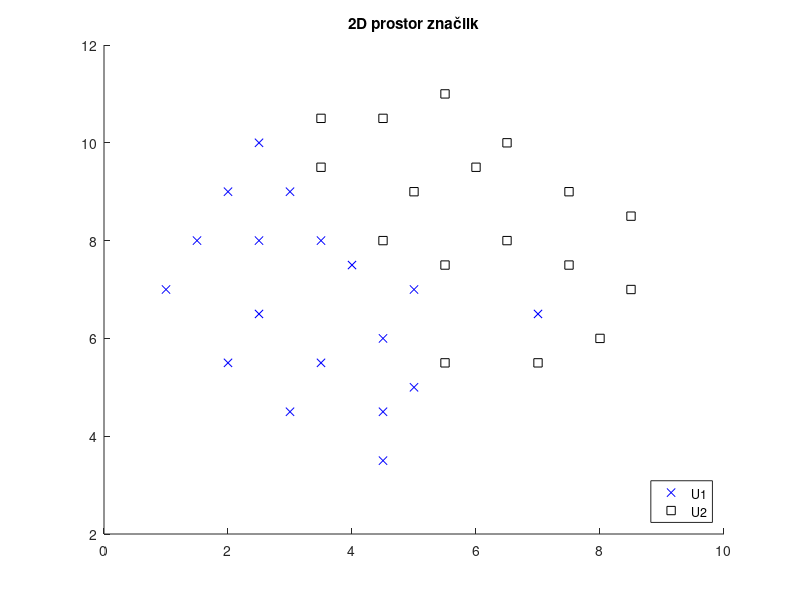
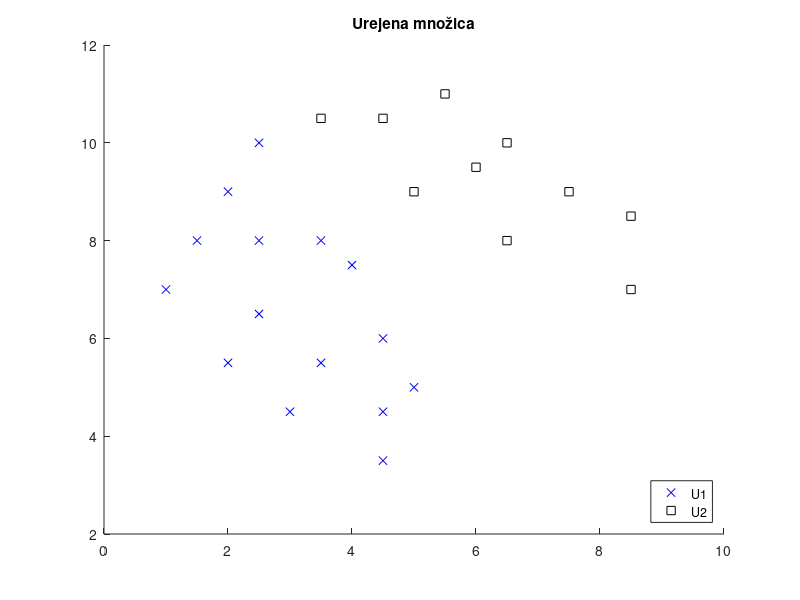
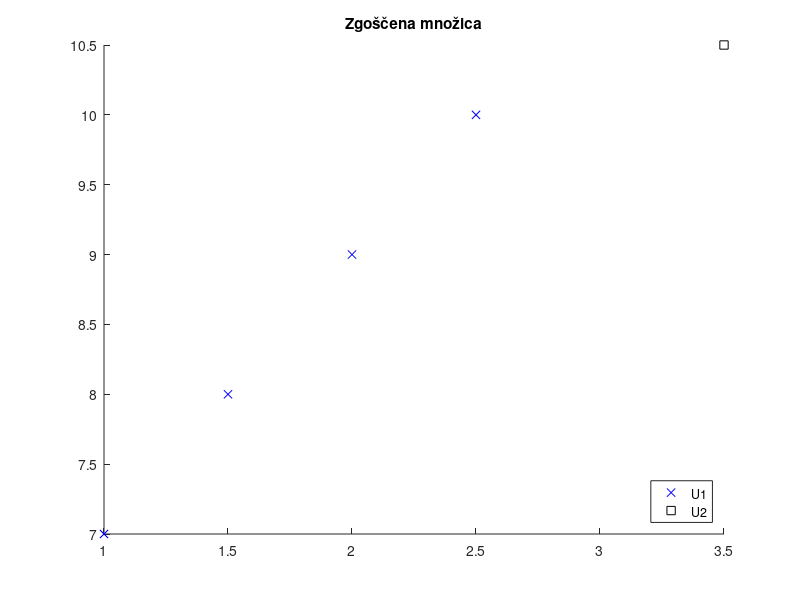

Write the MATLAB code that produced these figures, in order.


%  All rights reserved. Licensed under the Academic Free License version R2020b.
% 
%  
% 
%  Poročilo predstavi bistvo razvrščanja s prileganjem ...

%dodamo vsakemu vzorcu še kateremu razredu pripada
U1 = [1,7,1; 1.5,8,1; 2,5.5,1; 2,9,1; 2.5,6.5,1; 2.5,8,1; 2.5,10,1; 3,4.5,1;3,9,1;
    3.5,5.5,1; 3.5,8,1; 4,7.5,1; 4.5,3.5,1; 4.5,4.5,1; 4.5,6,1; 5,5,1; 5,7,1; 7,6.5,1];

U2 = [3.5,9.5,2; 3.5,10.5,2; 4.5,8,2; 4.5,10.5,2; 5,9,2; 5.5,5.5,2; 5.5,7.5,2; 5.5,11,2; 
    6,9.5,2; 6.5,8,2; 6.5,10,2; 7,5.5,2; 7.5,7.5,2; 7.5,9,2; 8,6,2; 8.5,7,2; 8.5,8.5,2];

U12 = [U1; U2];

figure %2D prostor vsi vzorci
for i = 1:1:18
    hold on
    Prva = plot(U1(i,1),U1(i,2),'bx');
    
end

for i = 1:1:17
    hold on
    Druga = plot(U2(i,1),U2(i,2),'ks');
end
title('2D prostor značilk')
legend ([Prva,Druga],'U1', 'U2','Location', 'SouthEast')

%1-NN prvi preizkus razpoznavanja

Evklid = zeros(35,35);
rezultat = zeros(35, 1);%uspešnost

%računamo evklidsko razdaljo do vseh vzorcev
for i = 1:1:35     
    for j = 1:1:35      
          Evklid(i, j) = sqrt((U12(j,1) - U12(i,1))^2 + (U12(j,2) - U12(i,2))^2);  
          if i == j
              Evklid(i, j) = inf;
          end
    end
end

%iskanje najmanjše razdalje
minEvklid = Evklid;
[Mnoz1,I1] = min(minEvklid,[],2);
for i = 1:1:35
    minEvklid(i, I1(i)) = inf;
end
[Mnoz2,I2] = min(minEvklid, [],2); 

%določanje pravilnosti razvrščanja
for i = 1:1:35 
    if i<=18
        if I1(i)<= 18
            if (Mnoz1(i)==Mnoz2(i)) && I1(i)> 18
                rezultat(i) = inf;
            else
                rezultat(i) = 1;
            end
        else
            if Mnoz1(i)==Mnoz2(i)
                rezultat(i) = inf;
            else
                rezultat(i) = 0;
            end
        end
    end

    if i>18
        if I1(i)> 18
            if (Mnoz1(i)==Mnoz2(i)) && I1(i)<= 18
                rezultat(i) = inf;
            else
                rezultat(i) = 1;
            end
        else
            if Mnoz1(i)==Mnoz2(i)
                rezultat(i) = inf;
            else
                rezultat(i) = 0;
            end
        end
    end
end

%odstotek pravilno razvrščenih
prav = 0;
for i = 1:1:35
    if rezultat(i) <=1
        prav = prav + rezultat(i);
    end
end
Rpr = (prav*100)/35;
JA=['Povprečna pravilnost razpoznavanja : ',num2str(Rpr)];
disp(JA)

%urejanje & zgoščanje%

% izločimo napačno razvrščene 
U1_2 = zeros (25, 3); 
j = 1;
for i = 1:1:35
    if rezultat(i) == 1
        U1_2(j,:) = U12(i,:);
        j = j+1;
    end
end
    
figure 
title('Urejena množica')
for i = 1:1:15
    hold on
    Prva = plot(U1_2(i,1),U1_2(i,2),'bx');
end
for i = 16:1:25
    hold on
    Druga = plot(U1_2(i,1),U1_2(i,2),'ks');
end
legend ([Prva,Druga],'U1', 'U2','Location', 'SouthEast')
%zgoščevanje--->
%1preverajanje 1elemnt v store ostale v grabbag
 STORE = U1_2(1,:);
 GRABBAG = U1_2(2:25,:);
 
Evklid_urejena = zeros (1,length(GRABBAG) );
rezultat_urejena = zeros (length(GRABBAG) , 1);%uspešnost 

for i = 1:1:1  
    for j = 1:1:length(GRABBAG)     
          Evklid_urejena(i, j) = sqrt((GRABBAG(j,1) - STORE(i,1))^2 + (GRABBAG(j,2) - STORE(i,2))^2);  
          
    end
end
%najmanjša razdalja
[M_urejena,I_urejena] = min(Evklid_urejena,[],1);
%določanje pravilnosti razvrščanja
for i = 1:1:length(GRABBAG) 
    if GRABBAG(i,3) == STORE (I_urejena(i),3)
        rezultat_urejena(i) = 1;
    else
        rezultat_urejena(i) = 0;
    end
end

%Napačno razvrščen
[M_napaka,I_napaka] = min(rezultat_urejena);

%2 preverjanje[ponavljamo toliko iteracij dokler ne pride najboljše
%razpoznavanje
 STORE = [STORE; GRABBAG(I_napaka,:)];
 GRABBAGdva = [GRABBAG(1:(I_napaka-1),:); GRABBAG((I_napaka+1):length(GRABBAG),:)];
  
Evklid_urejena = zeros (2,length(GRABBAGdva) );
rezultat_urejena = zeros (length(GRABBAGdva) , 1);          
for i = 1:1:2      
    for j = 1:1:length(GRABBAGdva)      
          Evklid_urejena(i, j) = sqrt((GRABBAGdva(j,1) - STORE(i,1))^2 + (GRABBAGdva(j,2) - STORE(i,2))^2);  
          
    end
end
[M_urejena,I_urejena] = min(Evklid_urejena,[],1); 

for i = 1:1:length(GRABBAGdva)
    if GRABBAGdva(i,3) == STORE (I_urejena(i),3)
        rezultat_urejena(i) = 1;
    else
        rezultat_urejena(i) = 0;
    end
end

[M_napaka,I_napaka] = min(rezultat_urejena);


%3preverjanje
 STORE = [STORE; GRABBAGdva(I_napaka,:)];
 GRABBAGtri = [GRABBAGdva(1:(I_napaka-1),:); GRABBAGdva((I_napaka+1):length(GRABBAGdva),:)];
 
Evklid_urejena = zeros (3,length(GRABBAGtri) );
rezultat_urejena = zeros (length(GRABBAGtri) , 1);  

for i = 1:1:3      
    for j = 1:1:length(GRABBAGtri)      
          Evklid_urejena(i, j) = sqrt((GRABBAGtri(j,1) - STORE(i,1))^2 + (GRABBAGtri(j,2) - STORE(i,2))^2);
    end
end


[M_urejena,I_urejena] = min(Evklid_urejena,[],1);

for i = 1:1:length(GRABBAGtri) 
    if GRABBAGtri(i,3) == STORE (I_urejena(i),3)
        rezultat_urejena(i) = 1;
    else
        rezultat_urejena(i) = 0;
    end
end

[M_napaka,I_napaka] = min(rezultat_urejena);


%4preverjanje
 STORE = [STORE; GRABBAGtri(I_napaka,:)];
 GRABBAGstiri = [GRABBAGtri(1:(I_napaka-1),:); GRABBAGtri((I_napaka+1):length(GRABBAGtri),:)];
 
Evklid_urejena = zeros (4,length(GRABBAGstiri) );
rezultat_urejena = zeros (length(GRABBAGstiri) , 1);   

for i = 1:1:4      
    for j = 1:1:length(GRABBAGstiri)     
          Evklid_urejena(i, j) = sqrt((GRABBAGstiri(j,1) - STORE(i,1))^2 + (GRABBAGstiri(j,2) - STORE(i,2))^2);  
    end
end

[M_urejena,I_urejena] = min(Evklid_urejena,[],1); 

for i = 1:1:length(GRABBAGstiri) 
    if GRABBAGstiri(i,3) == STORE (I_urejena(i),3)
        rezultat_urejena(i) = 1;
    else
        rezultat_urejena(i) = 0;
    end
end

[M_napaka,I_napaka] = min(rezultat_urejena);
 

%5preverjanje
 STORE = [STORE; GRABBAGstiri(I_napaka,:)];
 GRABBAGpet = [GRABBAGstiri(1:(I_napaka-1),:); GRABBAGstiri((I_napaka+1):length(GRABBAGstiri),:)];
 
Evklid_urejena = zeros (5,length(GRABBAGpet) );
rezultat_urejena = zeros (length(GRABBAGpet) , 1);      

for i = 1:1:5      
    for j = 1:1:length(GRABBAGpet)     
          Evklid_urejena(i, j) = sqrt((GRABBAGpet(j,1) - STORE(i,1))^2 + (GRABBAGpet(j,2) - STORE(i,2))^2);  
    end
end
[M_urejena,I_urejena] = min(Evklid_urejena,[],1);

for i = 1:1:length(GRABBAGpet) 
    if GRABBAGpet(i,3) == STORE (I_urejena(i),3)
        rezultat_urejena(i) = 1;
    else
        rezultat_urejena(i) = 0;
    end
end

[M_napaka,I_napaka] = min(rezultat_urejena);
%prikaz grafa zgoščene množice
figure 
title('Zgoščena množica')
for i = 1:1:length(STORE)
    hold on
    if STORE(i,3)==1
        Prva = plot(STORE(i,1),STORE(i,2),'bx');
    else
        Druga = plot(STORE(i,1),STORE(i,2),'ks');
    end
end
legend ([Prva,Druga],'U1', 'U2','Location', 'SouthEast')

%uspešnost zgoščene množice%
Evklid_zgoscena = zeros (length(STORE),length(U12));
rezultat_zgoscena = zeros (35, 1); %uspešnost         
%izračunamo evklidsko do vseh vzorcev
for i = 1:1:length(STORE)      
    for j = 1:1:length(U12) 
          Evklid_zgoscena(i, j) = sqrt((U12(j,1) - STORE(i,1))^2 + (U12(j,2) - STORE(i,2))^2);  
    end
end

%iskanje najmanjše razdalje
[M_zgoscena,I_zgoscena] = min(Evklid_zgoscena,[],1);

%pravilno razvrščeni
for i = 1:1:35 
    if U12(i,3) == STORE (I_zgoscena(i),3)
        rezultat_zgoscena(i) = 1;
    else
        rezultat_zgoscena(i) = 0;
    end
end

%Pravilno razvrščeni v odstotkih
rezzgo = 0;
for i = 1:1:35 
    rezzgo = rezzgo + rezultat_zgoscena(i);
end

Rzg = (rezzgo*100)/35;
Zgoscenourejeno=['Pravilno razvrščeni [zgoščena]: ',num2str(Rzg)];
disp(Zgoscenourejeno)
